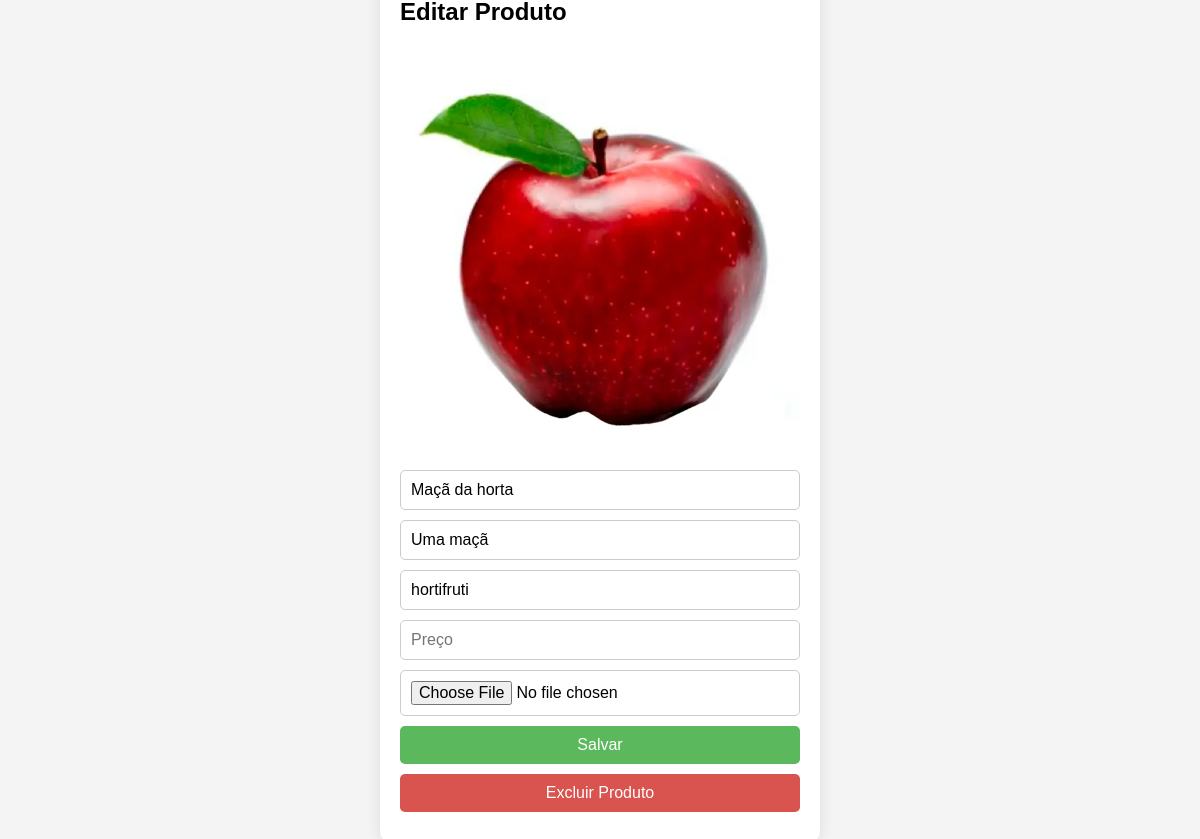
Page /editar-produto/35/ (signed in) on the committed database.
### api/models.py (models this page shows)
class Produto(models.Model):
    user = models.ForeignKey(User, verbose_name=_("Usuário"), on_delete=models.CASCADE)
    nome = models.CharField(max_length=100, null=False)
    tipo = models.CharField(max_length=50, null=False)
    descricao = models.TextField(null=False)
    valor = models.DecimalField(null=False, max_digits=7, decimal_places=2)
    imagem = models.ImageField(null=False,upload_to ='produtos/')

### site_administrativo/views.py (the view, shortened to what this page needs)
# urls.py: path('editar-produto/<int:id>/', editarProduto, name='editarProduto'),
@login_required
def editarProduto(request, id):
    produto = get_object_or_404(Produto, id=id)
    context = {
        'produto': produto
    }
    return render(request, 'editarProduto.html', context)

### site_administrativo/templates/editarProduto.html (shortened to what this page needs)
<!DOCTYPE html>
<html lang="en">
<head>
</head>
<body>
    <div class="cadastro">
        <h2>Editar Produto</h2>
        <div class="produto-imagem">
            {% if produto.imagem %}
                <img src="{{ produto.imagem.url }}" alt="{{ produto.nome }}">
            {% else %}
                <p>Este produto não possui imagem.</p>
            {% endif %}
        </div>
        <form action="" method="POST" enctype="multipart/form-data">
            <input type="text" name="nome" id="nome" placeholder="Nome" value="{{ produto.nome }}" required>
            <input type="text" name="descricao" id="descricao" placeholder="Descrição" value="{{ produto.descricao }}" required>
            <input type="text" name="tipo" id="tipo" placeholder="Tipo" value="{{ produto.tipo }}" required>
            <input type="number" name="preco" id="preco" placeholder="Preço" value="{{ produto.valor }}" required>
            <input type="file" name="image" id="image">
            <button type="submit">Salvar</button>
        </form>
        <form action="{% url 'excluir_produto' produto.id %}" method="POST">
            <button type="submit" class="delete-button">Excluir Produto</button>
        </form>
    </div>
</body>
</html>

### site_administrativo/templates/editarProduto.html (style rules this page uses)
body { font-family: Arial, sans-serif; background-color: #f4f4f4; display: flex; justify-content: center; align-items: center; height: 100vh; margin: 0; }
.cadastro { background-color: white; padding: 20px; border-radius: 10px; box-shadow: 0px 0px 15px rgba(0, 0, 0, 0.1); max-width: 400px; width: 100%; }
form { display: flex; flex-direction: column; }
form input, form button { padding: 10px; margin-bottom: 10px; border: 1px solid #ccc; border-radius: 5px; font-size: 1em; }
form button { background-color: #5cb85c; color: white; border: none; cursor: pointer; }
.delete-button { background-color: #d9534f; }
.produto-imagem { text-align: center; margin-bottom: 20px; }
.produto-imagem img { max-width: 100%; height: auto; border-radius: 10px; }

### rows in the picture
Produto: imagem (picture), nome "Maçã da horta", descricao "Uma maçã", tipo "hortifruti"
